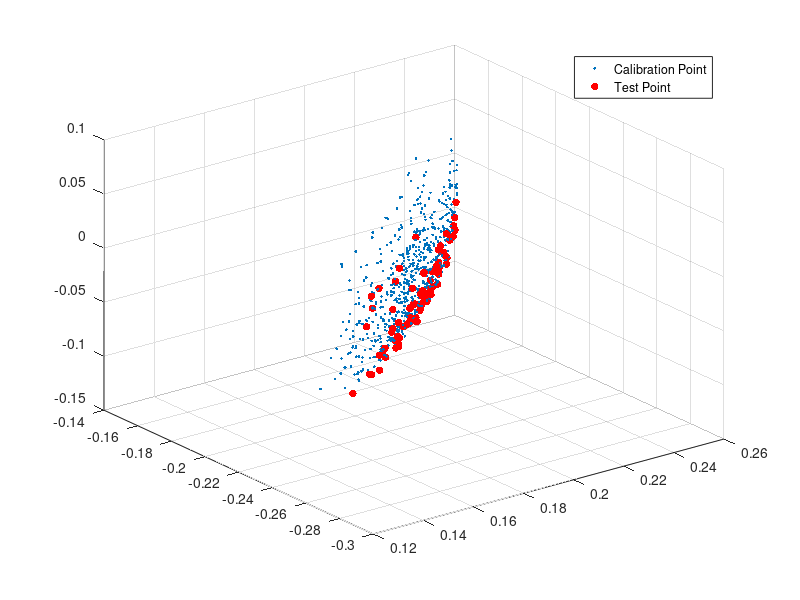
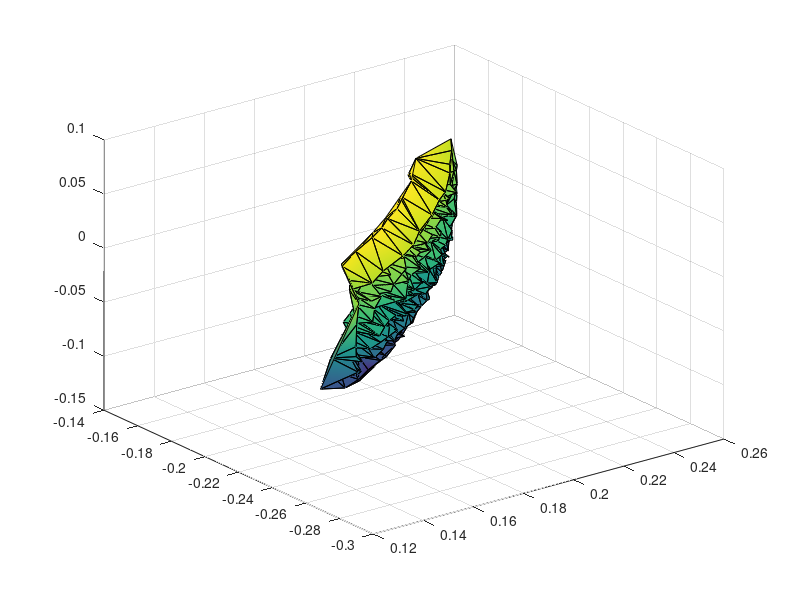

MATLAB code to generate these figures, in order:
function readCalibPositions
    A = csvread('calibrationPositions.csv');
    B = csvread('testPositions.csv');

    
    x = A(:, 1);
    z = A(:, 2);
    y = A(:, 3);
    
    x1 = B(:, 1);
    x3 = B(:, 2);
    x2 = B(:, 3);
    
    figure('color','white'); 
    scatter3(x, y, z, 'Marker', '.');
    hold on
    scatter3(x1, x2, x3, 30, 'r', 'filled');
    hold on
    legend('Calibration Point', 'Test Point');
    
    
    
    tri = delaunay(A(:, 1), A(:,2));
    
   
%     line(x,y,z);
% 
 %Create and apply the colormap

c = zeros(64,3);

for i = 1:64

      c(i,1) = (i+32)/100;

      c(i,2) = i/100;

      c(i,3) = i/100;

end

colormap(c);

%Plot the surface
  figure('color','white'); 
shading interp
hObj = trisurf(tri,x,y,z,'FaceColor','interp','FaceLighting','phong');
% 
% figure('color','white');
%    c = gradient(z);
%    k = hypot(x,y)<3;
%    plot3k({x(k) y(k) z(k)}, ...
%       'Plottype','stem','FontSize',12, ...
%       'ColorData',c(k),'ColorRange',[-0.5 0.5],'Marker',{'o',2}, ...
%       'Labels',{'Peaks','Radius','','Intensity','Lux'});

    
%     [X,Y, Z] = meshgrid(x, y, z);  % Create a regular grid
%     F = scatteredInterpolant(x,y,z);       % Create an interpolant
%     Z = F(X,Y);   % Evaluate the interpolant at the
%     mesh(X,Y,Z);  % Plot the interpolated mesh
%     surf(x, y, z);
%     

%     dx=0.001;
%     dy=0.001;
% 
%     x_edge=[floor(min(x)):dx:ceil(max(x))];
%     y_edge=[floor(min(y)):dy:ceil(max(y))];
%     [X,Y]=meshgrid(x_edge,y_edge);
%     Z=griddata(x,y,z,X,Y);
%     
%     mesh(X,Y,Z)
end